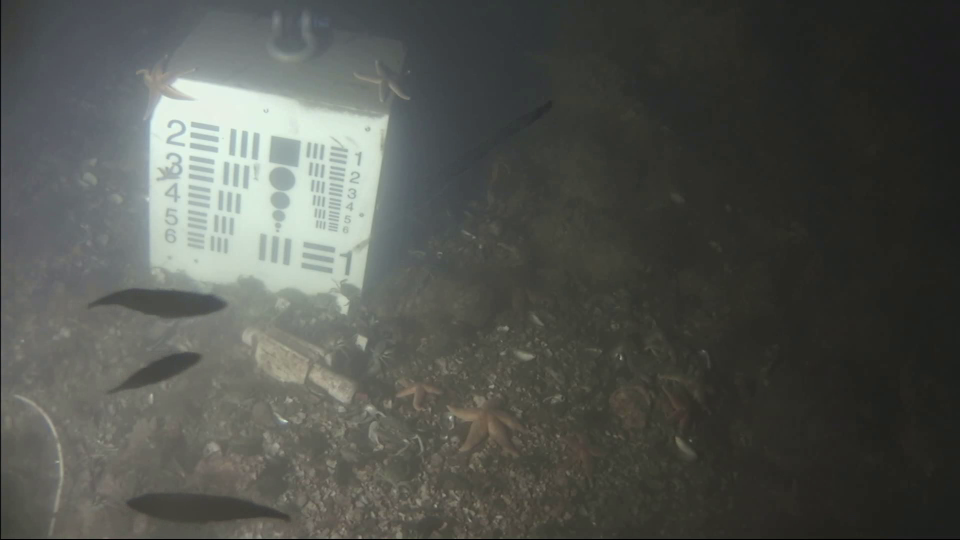
#> input picture frame 23 of videos/fish_test1.mp4, 1920 x 1080 px (shown at 1/2 size)
$ python main.py
#> lines starting #> are read from the running program, lines starting #| are printed output that depends on the picture; after the words box and inside, x2 and y2 are one past the last pixel; in counts of white or black regions, pixels touching at a corner belong together
### multi_tracker.py
"""
This file contains a class for multiple object tracking. The class associates detection that are passed to it,
based on the parameters this class has been initialized. It does so by instantiating 'tracker' objects, and passing
them their associated detections.
"""

from tracker import *


# A multi-object tracker class
class multi_tracker:
    def __init__(self, a_T, o_T, v_T, h_T, c_T):
        self.trackers = []
        self.old_trackers = []
        self.id_count = 0
        self.a_T = a_T  # Area difference threshold
        self.o_T = o_T  # Rotation difference threshold
        self.v_T = v_T  # Velocity difference threshold
        self.h_T = h_T  # Histogram difference threshold
        self.c_T = c_T  # Contour difference threshold

    # Function for updating the multi-object tracker with new detections
    def update(self, contours, frame, img):
        for c in contours:
            initialized = False

            for t in reversed(self.trackers):
                # Check if tracker had any recent observations in the past 0.5 s
                if t.get_age(frame) < 12:

                    # Pass the current contour to each tracker and check if the detection is similar to tracked object
                    if t.check_if_similar(c, img):
                        # If so then update the corresponding tracker with this detection
                        t.update(c, frame)
                        initialized = True
                        break
                # If not, then discard the tracker and add it to a list of old trackers, for later analysis
                else:
                    self.old_trackers.append(t)
                    self.trackers.remove(t)

            # Otherwise, create a new tracker for this detection
            if initialized is not True:
                new_tracker = tracker(c, frame, img, self.id_count, self.a_T, self.o_T, self.v_T, self.h_T, self.c_T)
                self.trackers.append(new_tracker)
                self.id_count += 1

    # Sets all the trackers to be old, and adds them to the old tracker list
    # [26 lines left out: functions end_tracking, cull_trackers, reorder_trackers, get_contours_by_frame, not called in this run]

    # Get old trackers
    def get_old_trackers(self):
        return self.old_trackers

    # Get current trackers
    def get_trackers(self):
        return self.trackers

### main.py
"""
This file shows example usage of the 'multi-tracker' and 'tracker' files and associated classes. The main method reads,
specified video, detects objects and passes them to 'multi_tracker' object for tracking. Afterwards it displays the
results and writes the results. The parameters for the 'multi_tracker' object have to be manually adjusted for any other
footage.
"""

from numba import njit
from multi_tracker import *
import numpy as np
import cv2

"""Function for subtracting two images, and getting absolute difference rather than clamping negative values. This
function requires to be run in numba, as otherwise it would be too slow"""


@njit
def subtract_absolute(img1, img2):
    (height, width) = img1.shape
    result = np.zeros((height, width), np.uint8)

    for i in range(height):
        for j in range(width):
            diff = max(img1[i, j], img2[i, j]) - min(img1[i, j], img2[i, j])

            result[i, j] = diff

    return result


def main():
    # Kernel for performing morphological transformations
    kernel = cv2.getStructuringElement(cv2.MORPH_CROSS, (5, 5))

    # Initializing the background subtractor
    subtract = cv2.createBackgroundSubtractorMOG2(history=300)

    # Opening the video file
    cap = cv2.VideoCapture('videos/fish_test1.mp4')

    # File for storing the output video
    result = cv2.VideoWriter('videos/results/detection/output0.avi', cv2.VideoWriter_fourcc('M', 'J', 'P', 'G'), 14, (1920, 1080))

    """Initializing a multi object tracker. The arguments for the tracker are: Maximum allowed area difference,
    rotation difference, velocity difference, histogram difference and contour difference, respectively"""
    track = multi_tracker(3000, 190, 130, 0.45, 0.9)  # 3000, 190, 130, 0.45, 0.9 # 50000, 360, 220, 1, 1

    # Reading first frame and applying histogram equalization to it
    ret, frame = cap.read()
#> frame is the input picture: shape (1080, 1920, 3); mean B, G, R 79, 84.2, 81.7
    gray = cv2.cvtColor(frame, cv2.COLOR_BGR2GRAY)
    hist = cv2.equalizeHist(gray)
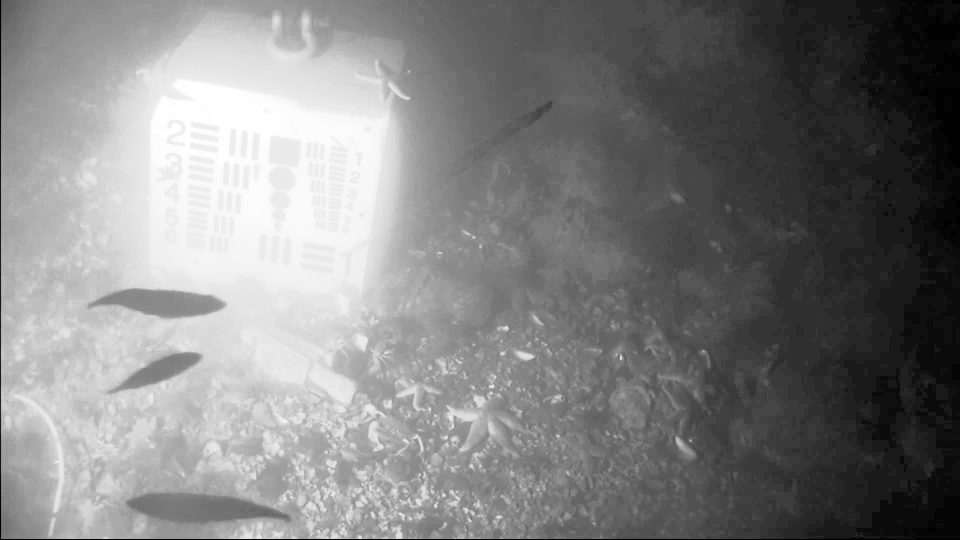
#> hist: shape (1080, 1920) (shown at 1/2 size); min 0, max 255, mean 128.8

    # Converting the image to a 32-bit floating point. For storing the running average of all the frames
    avg = np.float32(hist)

    # A boolean for checking if the video is being analyzed
    analyzing = True

    # A variable for storing the the frame rate
    frame_rate = 1

    # A variable for storing all the final trackers
    old_trackers = None

    print("Analyzing video...")

    # While loop that analyzes given video, initializes trackers and after displays the video
    while True:
        ret, frame = cap.read()

        # If it is the last frame of the video then we end tracking and further analyze trackers
        if int(cap.get(cv2.CAP_PROP_POS_FRAMES)) > int(cap.get(cv2.CAP_PROP_FRAME_COUNT)) - 1 and analyzing:
            # End tracking
            track.end_tracking()

            # Remove trackers that have been tracking noise
            track.cull_trackers()

            # Reorder the id's of the trackers
            track.reorder_trackers()

            # Get the good trackers
            old_trackers = track.get_old_trackers()

            # Set the state to display
            analyzing = False

            # Play the video again by setting the current frame to 0
            cap.set(cv2.CAP_PROP_POS_FRAMES, 0)

            # Set the frame rate for displaying the video
            frame_rate = 44
            print("Analysis done, showing video.\nNumber of fish detected in the footage: " + str(
                len(old_trackers)) + " fish.")

        # If there are no frames to display, that means that video has ended
        if not ret:
            print("Ending video...")
            break

        if analyzing:
            # Converting the image to grayscale and equalizing the image histogram
            gray = cv2.cvtColor(frame, cv2.COLOR_BGR2GRAY)
            hist = cv2.equalizeHist(gray)

            # Updating the running average
            cv2.accumulateWeighted(hist, avg, 0.1)

            # Converting running average from 32-bit floating point to 8-bit int
            res_avg = cv2.convertScaleAbs(avg)

            # Getting a second foreground mask
            diff = subtract_absolute(res_avg, hist)
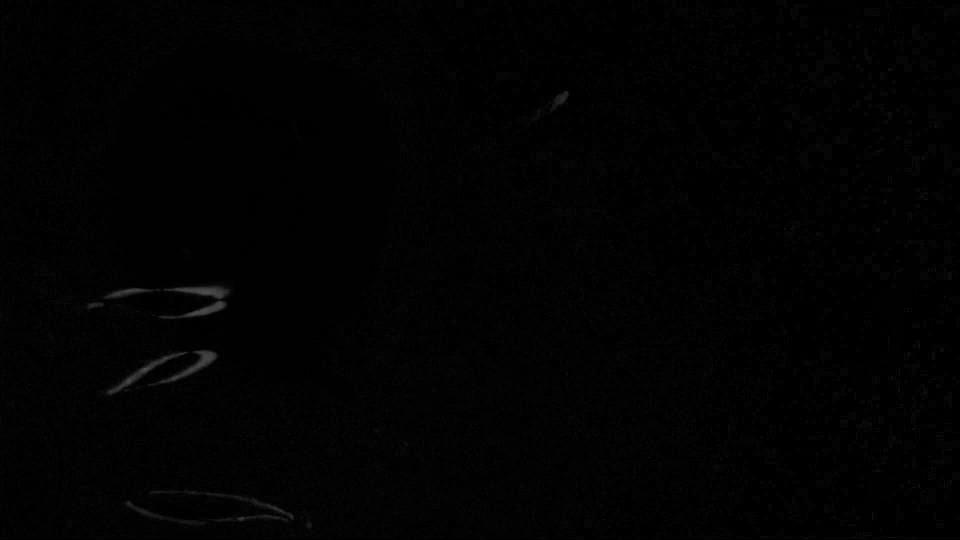
#> diff: shape (1080, 1920) (shown at 1/2 size); min 0, max 77, mean 1.6
            otsu, fg_mask1 = cv2.threshold(diff, 0, 255, cv2.THRESH_BINARY + cv2.THRESH_OTSU)
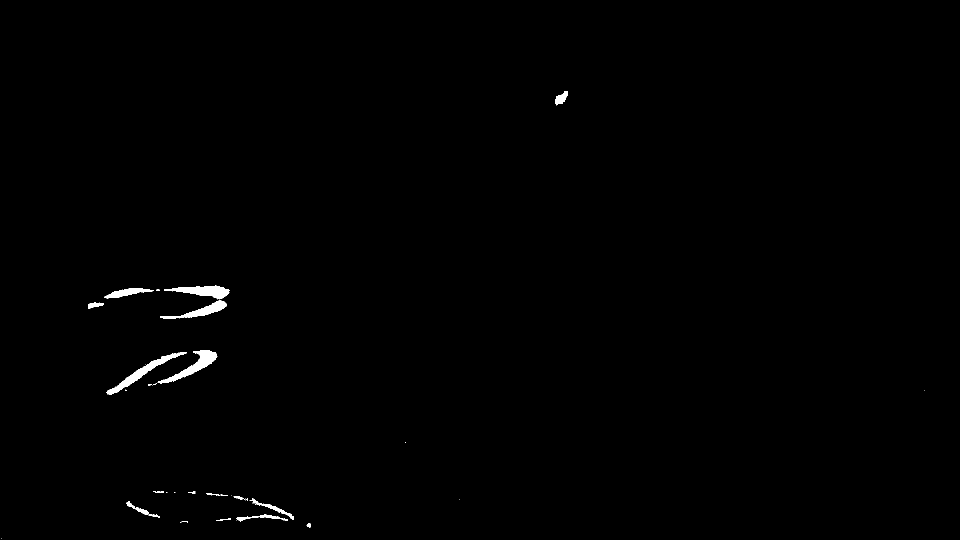
#> fg_mask1: shape (1080, 1920) (shown at 1/2 size); 0.52% white; 34 white regions (16 under 20 px), largest, box (x1, y1, x2, y2) and area: (213, 704, 374, 790) 2022, (315, 700, 435, 767) 1995, (328, 571, 459, 599) 1814
#> otsu = 22

            # Extracting the foreground objects
            fg_mask2 = subtract.apply(hist)
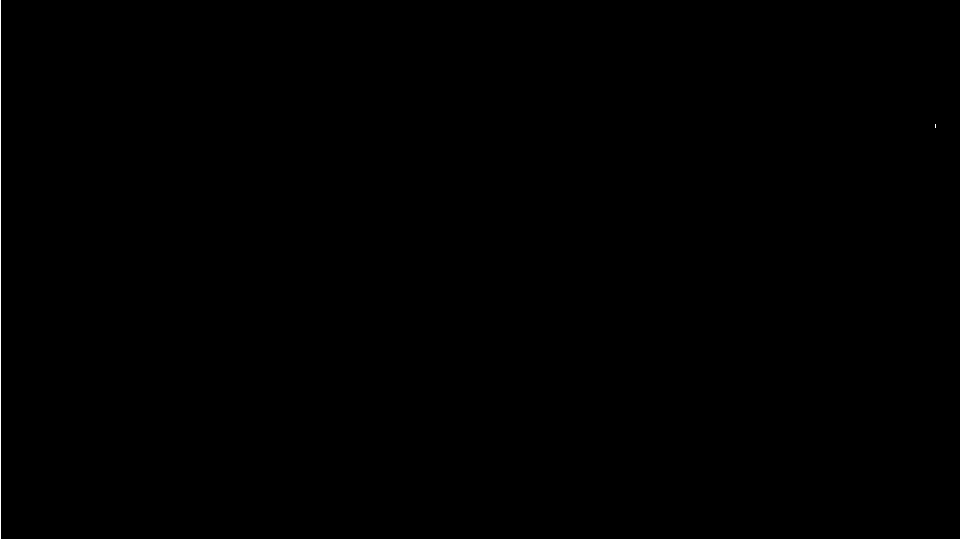
#> fg_mask2: shape (1080, 1920) (shown at 1/2 size); values 127 (black) and 255 (white), 0.25% white; 2 white regions (1 under 20 px), largest, box (x1, y1, x2, y2) and area: (0, 0, 1920, 1080) 5106

            # Creating a second foreground mask
            __, fg_mask2 = cv2.threshold(fg_mask2, 0, 255, cv2.THRESH_BINARY + cv2.THRESH_OTSU)

            # Combining both masks into one
            combined_fg_mask_og = cv2.bitwise_and(fg_mask1, fg_mask2)
#> combined_fg_mask_og: shape (1080, 1920); every value is 0

            # Erosion to remove noise
            combined_fg_mask = cv2.erode(combined_fg_mask_og, kernel, iterations=4)

            # Closing to bring objects back to their original size
            combined_fg_mask = cv2.morphologyEx(combined_fg_mask, cv2.MORPH_CLOSE, kernel, iterations=4)

            # Dilate objects so that we can use opening on them
            combined_fg_mask = cv2.dilate(combined_fg_mask, kernel, iterations=9)

            # Opening to further remove smaller objects
            combined_fg_mask = cv2.morphologyEx(combined_fg_mask, cv2.MORPH_OPEN, kernel, iterations=9)

            # Median blurring to smooth out the blocky objects
            combined_fg_mask = cv2.medianBlur(combined_fg_mask, 17)

            # Extracting objects from the frame
            contours, _ = cv2.findContours(combined_fg_mask.copy(), cv2.RETR_EXTERNAL, cv2.CHAIN_APPROX_SIMPLE)
#> contours = []

            # Update the tracker with currently extracted detections
            track.update(contours, int(cap.get(cv2.CAP_PROP_POS_FRAMES)), frame)
#> after the loop in update, `for c in contours:`: self.id_count = 0; self.old_trackers = []

            """Uncomment this if you want to see the initial tracking"""
            # [22 lines of commented-out code are left out]

        else:
            for t in old_trackers:
                c = t.get_contour_by_frame(int(cap.get(cv2.CAP_PROP_POS_FRAMES)))
                if c is not None:
                    x, y, w, h = cv2.boundingRect(c)
                    cv2.putText(frame, "#ID: " + str(t.get_id()), (x, y - 15), cv2.FONT_HERSHEY_PLAIN, 2, (0, 255, 0),
                                2)
                    rect = cv2.minAreaRect(c)
                    box = cv2.boxPoints(rect)
                    box = np.int0(box)
                    cv2.drawContours(frame, [box], 0, t.color, 3)

            cv2.imshow("output", cv2.resize(frame, (960, 544), interpolation=cv2.INTER_AREA))

        if cv2.waitKey(frame_rate) & 0xFF == ord('q'):
#> (key q is pressed here)
            break

    cap.release()
    cv2.destroyAllWindows()


if __name__ == '__main__':
    main()

$ run again, starting later in the video
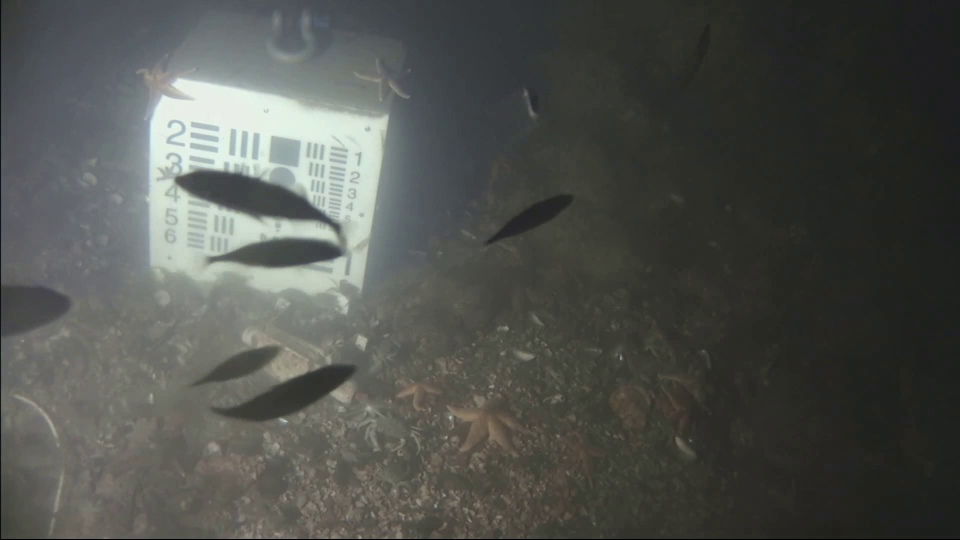
#> input picture frame 103 of videos/fish_test1.mp4, 1920 x 1080 px (shown at 1/2 size)
#> in main, frame is the input picture: shape (1080, 1920, 3); mean B, G, R 77.6, 81.8, 80.1
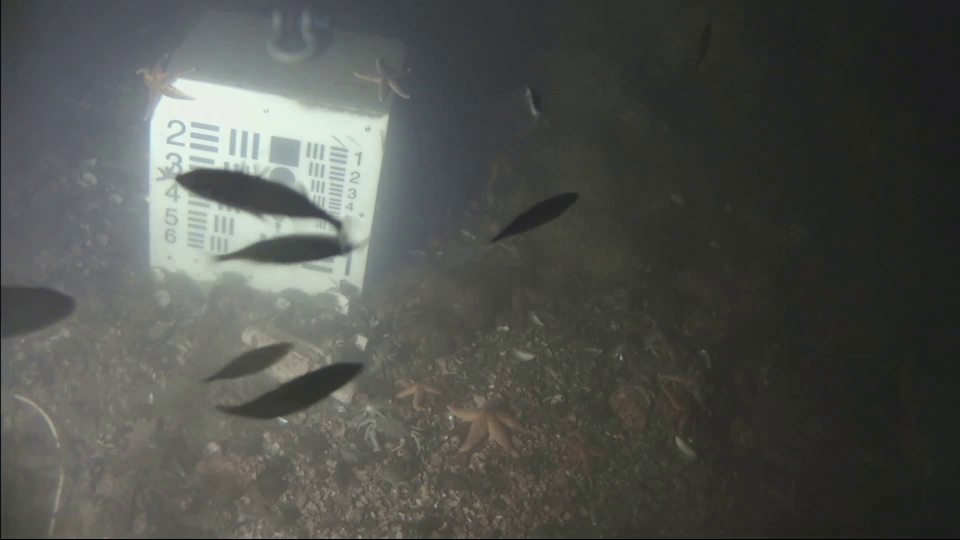
#> input picture frame 104 of videos/fish_test1.mp4, 1920 x 1080 px (shown at 1/2 size)
#> in main, frame is the input picture: shape (1080, 1920, 3); mean B, G, R 77.7, 81.9, 80.1
#> in main, `otsu, fg_mask1 = cv2.threshold(diff, 0, 255, cv2.THRESH_BINARY + cv2.T..`:
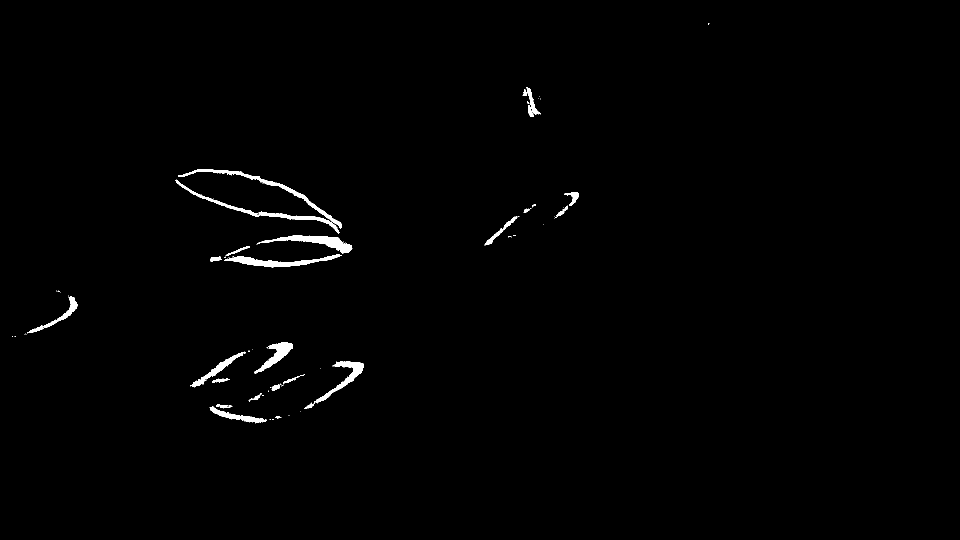
#> fg_mask1: shape (1080, 1920) (shown at 1/2 size); 0.86% white; 79 white regions (53 under 20 px), largest, box (x1, y1, x2, y2) and area: (356, 338, 683, 457) 2238, (514, 471, 705, 507) 2191, (351, 359, 679, 467) 2105
#> otsu = 23
#> combined_fg_mask_og: shape (1080, 1920); every value is 0
#> contours = []
#> after the loop in update, `for c in contours:`: self.id_count = 0; self.old_trackers = []
